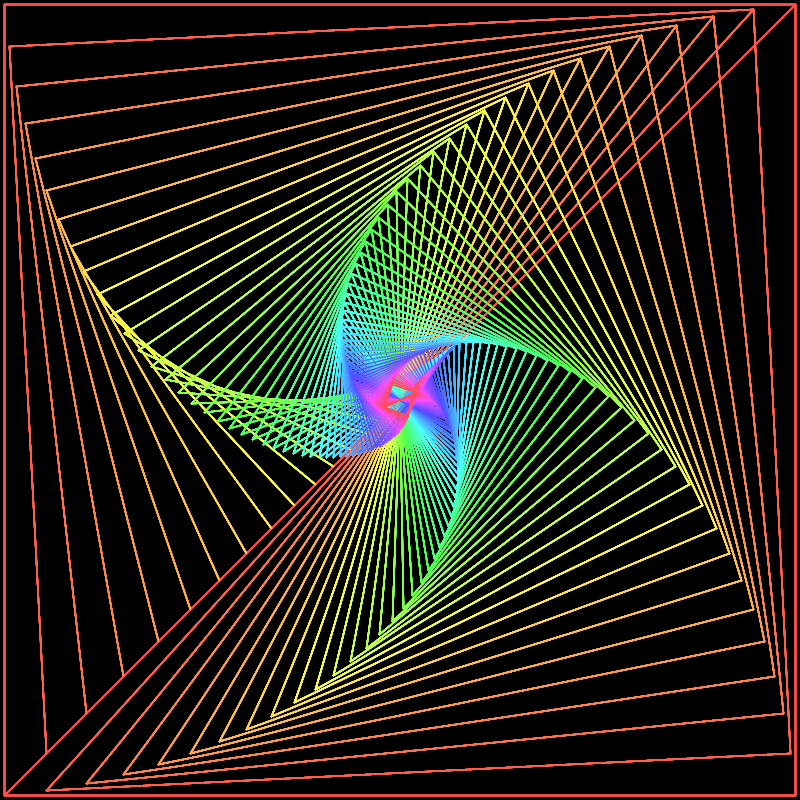
Frame 1 (no input)
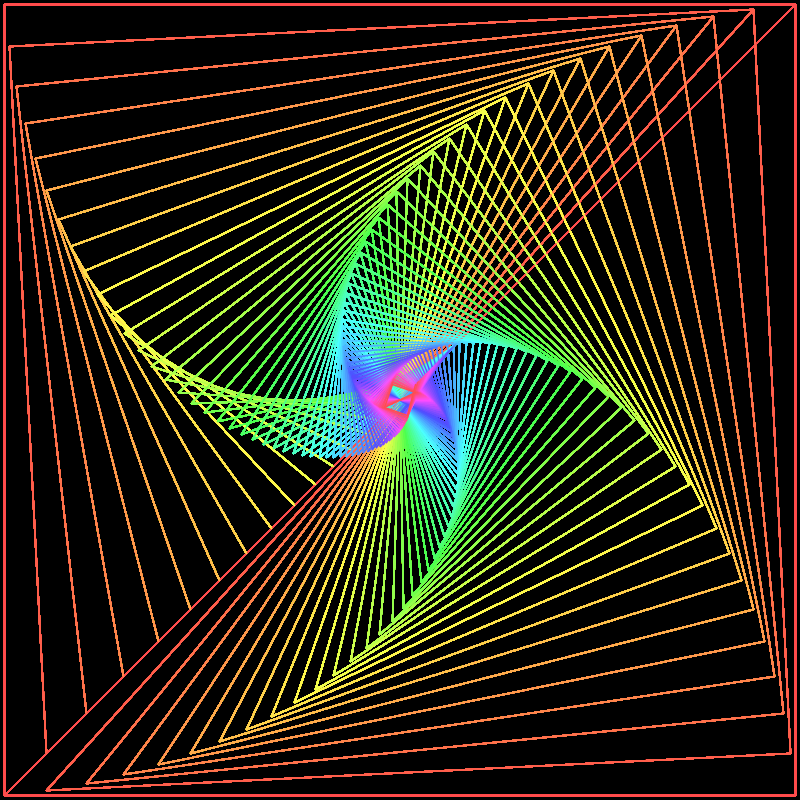
Frame 60 (the mouse pressed at the canvas centre just before this capture)
Frame 120 (the mouse held since frame 60 and released just before this capture): identical to frame 60, image omitted

The Processing sketch that drew these frames (run headless with seeded random() and noise(); from frame 60 on, the mouse is pressed at the canvas centre):

// Processing sketch: Figure_5
// ── Figure_5.pde
float W, R;
float X,Y;
int A,B;
float hue; 
float brightness; 

void setup(){
size(800, 800);
background(0);
strokeWeight(1.5);
colorMode(HSB, 360, 100, 100); //hue saturation and brightness
 A= width/2;
 B= height/2;
}

void draw(){

for (int I = 1 ; I <11; I++){
  R=height*0.7;
  
  for (W=PI/4; W < 3.6 ; W+=0.05){
    X=R*cos(W);
    Y=R*sin(W);
    
    hue = map(W, PI/4, 3.6, 0, 360); //couleur dépend de l'angle W, on obtient un degradé
     
     stroke(hue, 70, 100);
      
    line(A+X, B-Y, A-Y, B-X);
    line(A-Y, B-X, A-X, B+X);
    line(A-X, B+Y, A+X, B-Y);
    line(A-X,B+Y, A+Y, B+X);
    line(A+Y, B+X, A+X, B-Y);
    
    R=R*0.94;
  }
}


}
    
